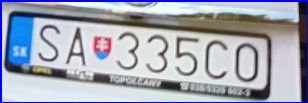
#> input picture Images/0.jpg, 308 x 103 px, given in place of the camera
$ python main.py
#> lines starting #> are read from the running program, lines starting #| are printed output that depends on the picture
# [55 lines of commented-out code are left out]
import cv2
from number_plate_recognition import extract_text, detect_license_plate

# frameWidth = 640   #Frame Width
frameWidth = 1000   #Frame Width
frameHeight = 480   # Frame Height

plateCascade = cv2.CascadeClassifier("haarcascade_russian_plate_number.xml")
minArea = 500

cap = cv2.VideoCapture(0)
cap.set(3, frameWidth)
cap.set(4, frameHeight)
cap.set(10, 150)
count = 0 # no. of number plate detected

while True:
    success, img = cap.read()
#> img is the input picture: shape (103, 308, 3); mean B, G, R 182, 168, 162.7

    # converting image to gray scale
    imgGray = cv2.cvtColor(img, cv2.COLOR_BGR2GRAY)
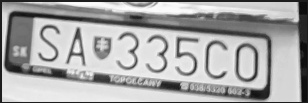
#> imgGray: shape (103, 308); min 8, max 254, mean 168

    # Apply opening morphological operation
    kernel_open = cv2.getStructuringElement(cv2.MORPH_RECT, (5, 5))
    imgGray_opening = cv2.morphologyEx(imgGray, cv2.MORPH_OPEN, kernel_open)
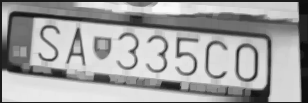
#> imgGray_opening: shape (103, 308); min 8, max 249, mean 162.1

    # Apply closing morphological operation
    kernel_close = cv2.getStructuringElement(cv2.MORPH_RECT, (5, 5))
    imgGray_closing = cv2.morphologyEx(imgGray_opening, cv2.MORPH_CLOSE, kernel_close)
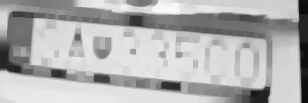
#> imgGray_closing: shape (103, 308); min 12, max 249, mean 176.5

    # parameters for image
    numberPlates = plateCascade.detectMultiScale(imgGray_closing, 1.1, 4)
#> numberPlates = ()

    for (x, y, w, h) in numberPlates:
        area = w * h
        if area > minArea:
            cv2.rectangle(img, (x, y), (x + w, y + h), (255, 0, 0), 2)
            cv2.putText(img, "NumberPlate", (x, y - 5), cv2.FONT_HERSHEY_COMPLEX, 1, (0, 0, 255), 2)
            imgRoi = img[y:y + h, x:x + w]
            cv2.imshow("Number Plate", imgRoi)

            # Extract text from the captured image
            text = extract_text(imgRoi)
            print("Extracted text:", text)

            # Detect license plate format and save the image if the format matches
            detect_license_plate(text, imgRoi, f"DetectedPlates/image_{count}.jpg")
            count += 1
#> this loop made 0 passes
#> after the loop, count = 0

    #  Frame capture with timing
    cv2.imshow("Result", img)
    if cv2.waitKey(1) & 0xFF == ord('q'):
#> (key q is pressed here)
        break

cap.release()
cv2.destroyAllWindows()

$ run again, on Images/1.jpg
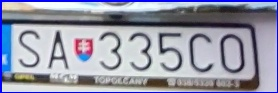
#> input picture Images/1.jpg, 278 x 93 px, given in place of the camera
#> img is the input picture: shape (93, 278, 3); mean B, G, R 169.4, 152.1, 149.8
#> `imgGray_opening = cv2.morphologyEx(imgGray, cv2.MORPH_OPEN, kernel_open)`:
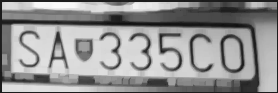
#> imgGray_opening: shape (93, 278); min 13, max 250, mean 146.5
#> `imgGray_closing = cv2.morphologyEx(imgGray_opening, cv2.MORPH_CLOSE, k..`:
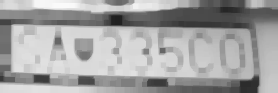
#> imgGray_closing: shape (93, 278); min 31, max 250, mean 162.6
#> numberPlates = ()
#> after the loop `for (x, y, w, h) in numberPlates:`: count = 0

$ run again, on Images/3.jpg
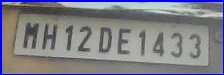
#> input picture Images/3.jpg, 224 x 75 px, given in place of the camera
#> img is the input picture: shape (75, 224, 3); mean B, G, R 133.9, 127, 127.2
#> `imgGray_opening = cv2.morphologyEx(imgGray, cv2.MORPH_OPEN, kernel_open)`:
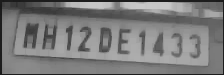
#> imgGray_opening: shape (75, 224); min 25, max 201, mean 123.2
#> `imgGray_closing = cv2.morphologyEx(imgGray_opening, cv2.MORPH_CLOSE, k..`:
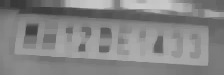
#> imgGray_closing: shape (75, 224); min 57, max 201, mean 132.9
#> numberPlates = ()
#> after the loop `for (x, y, w, h) in numberPlates:`: count = 0
